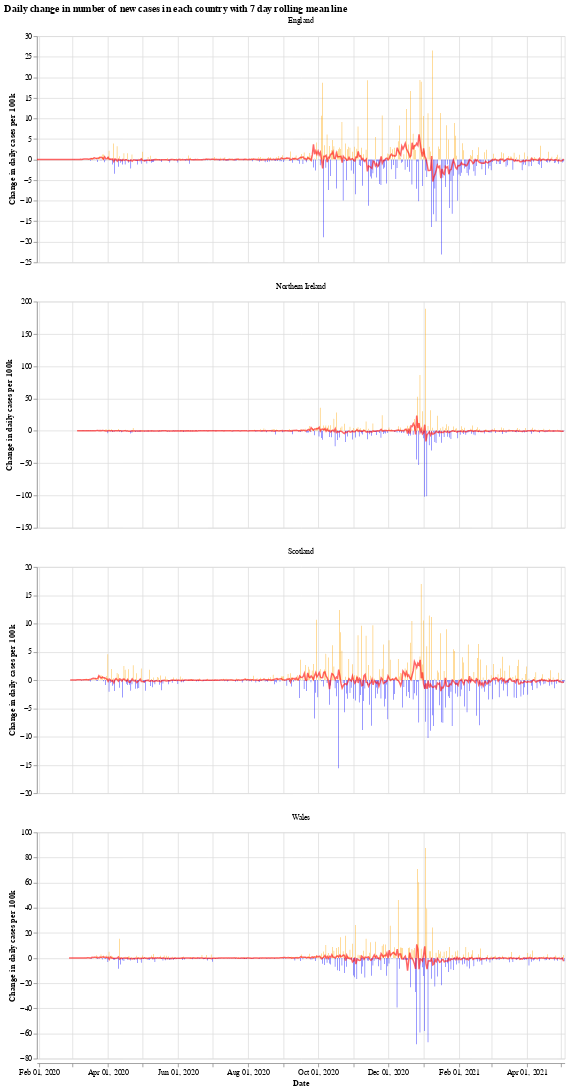

Notebook cell for this chart:
### Markdown cell above
We will use the Python library `Altair` for visualising the data, see the [altair docs](https://altair-viz.github.io/) for more information.

First we have a graph which shows the daily change in the number of new cases for each country. This number jumps up and down all over the place, which is likely due to delay in reporting of new cases over the weekend. Another interesting thing is that it looks like the daily cases in Wales experienced a much shorter period of calm over the summer (calm in the sense of daily cases not jumping up and down).

The orange bars are days when the number of new cases (per 100k population) was more than the previous day, while the blue are days when the number of new cases dropped. The red line is the 7 day moving average. 

When the moving average line is below 0, it means that there is a consistent drop in new cases. We can see this clearly happening around the times that lockdowns were introduced (though, to varying degrees). I will update the graphs soon with a marker of when each lockdown started.

### Code cell
# collapse
import altair as alt

bars = alt.Chart(uk_cases).mark_bar().encode(
    x=alt.X("yearmonthdate(date):T", axis=alt.Axis(title='Date')),
    y=alt.Y("casesChangeRate:Q", axis=alt.Axis(title='Change in daily cases per 100k')),
    tooltip='casesChange',
    color=alt.condition(
        alt.datum.casesChangeRate > 0,
        alt.value("orange"),  # The positive color
        alt.value("blue")  # The negative color
    )
).properties(title='Daily change in number of new cases with 7 day rolling mean',width=700).interactive()

line = alt.Chart(uk_cases).mark_line(
    color='red',
    size=2,
    opacity=0.6
).transform_window(
    rolling_mean='mean(casesChangeRate)',
    frame=[0, 7],
    groupby=['areaName']
).encode(
    x='yearmonthdate(date):T',
    y='rolling_mean:Q'
)

alt.layer(bars, line, data=uk_cases).facet(alt.Column(
    'areaName', title=''), columns=1).resolve_scale(y='independent').properties(title='Daily change in number of new cases in each country with 7 day rolling mean line')

### Figure 1 — Vega-Lite specification as saved in the notebook (floating-point values rounded to 4 significant figures; data arrays with more than 128 entries replaced by an {"elided": "..."} marker saying what was removed)
{"config": {"view": {"continuousWidth": 400, "continuousHeight": 300}}, "data": {"name": "data-394e440017e95219e9c306a1d246cb3f"}, "facet": {"type": "nominal", "field": "areaName", "title": ""}, "spec": {"layer": [{"mark": "bar", "encoding": {"color": {"condition": {"value": "orange", "test": "(datum.casesChangeRate > 0)"}, "value": "blue"}, "tooltip": {"type": "quantitative", "field": "casesChange"}, "x": {"type": "temporal", "axis": {"title": "Date"}, "field": "date", "timeUnit": "yearmonthdate"}, "y": {"type": "quantitative", "axis": {"title": "Change in daily cases per 100k"}, "field": "casesChangeRate"}}, "selection": {"selector001": {"type": "interval", "bind": "scales", "encodings": ["x", "y"]}}, "title": "Daily change in number of new cases with 7 day rolling mean", "width": 700}, {"mark": {"type": "line", "color": "red", "opacity": 0.6, "size": 2}, "encoding": {"x": {"type": "temporal", "field": "date", "timeUnit": "yearmonthdate"}, "y": {"type": "quantitative", "field": "rolling_mean"}}, "transform": [{"window": [{"op": "mean", "field": "casesChangeRate", "as": "rolling_mean"}], "frame": [0, 7], "groupby": ["areaName"]}]}]}, "columns": 1, "resolve": {"scale": {"y": "independent"}}, "title": "Daily change in number of new cases in each country with 7 day rolling mean line", "$schema": "https://vega.github.io/schema/vega-lite/v4.8.1.json", "datasets": {"data-394e440017e95219e9c306a1d246cb3f": {"elided": "1748 records"}}}
